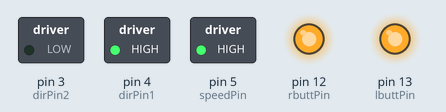
Simulated run of this sketch. Board: Arduino Uno, built with avr-gcc and run on an emulated ATmega328P. Shown: switched loads named in the sketch (green lamp = pin HIGH), output pins drawn as LEDs (lit = HIGH). What the sketch prints to the serial monitor is not drawn.

Above: at 0.1 s.
Timing chart, 0 to 1.6 s (numbered marks = the images above):
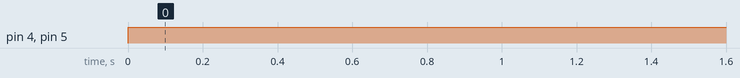

The sketch:

DCMotor_PushbuttonsHW.ino
```cpp
// DC MOTORS!!

int speedPin = 5;
int dirPin1 = 4;
int dirPin2 = 3;

int lbuttPin = 13;
int rbuttPin = 12;


int mSpeed = 0; // 0-255, best between 100-255

int lbuttVal;
int rbuttVal;

void setup() {
  // put your setup code here, to run once:


  pinMode(lbuttPin,OUTPUT);
  digitalWrite(lbuttPin,HIGH);
  pinMode(rbuttPin,OUTPUT);
  digitalWrite(rbuttPin,HIGH);


  pinMode(speedPin, OUTPUT);
  pinMode(dirPin1, OUTPUT);
  pinMode(dirPin2, OUTPUT);
  Serial.begin(9600);

}

void loop() {
  // put your main code here, to run repeatedly:


  lbuttVal = digitalRead(lbuttPin);
  Serial.print("Left Button Value: ");
  Serial.print(lbuttVal);
  Serial.print("        ");

  rbuttVal = digitalRead(rbuttPin);
  Serial.print("Right Button Value: ");
  Serial.print(rbuttVal);
  Serial.print("        ");

  mSpeed = 255;
    digitalWrite(dirPin1,HIGH);
    digitalWrite(dirPin2,LOW);
    analogWrite(speedPin,mSpeed);

  /*
  if (rbuttVal == 0) {
    mSpeed = mSpeed+ 25;
    digitalWrite(dirPin1,HIGH);
    digitalWrite(dirPin2,LOW);
    analogWrite(speedPin,mSpeed);
    mSpeed = mSpeed;
  }

    if (lbuttVal == 0) {
    mSpeed = mSpeed - 25;
    digitalWrite(dirPin1,HIGH);
    digitalWrite(dirPin2,LOW);
    analogWrite(speedPin,mSpeed);
    mSpeed = mSpeed;
  }

  Serial.print("mSpeed: ");
  Serial.println(mSpeed);

  */
}
```

Measured:
- by itself, pin 4 (dirPin1), pin 5 (speedPin): LOW → HIGH at 0.00 s
